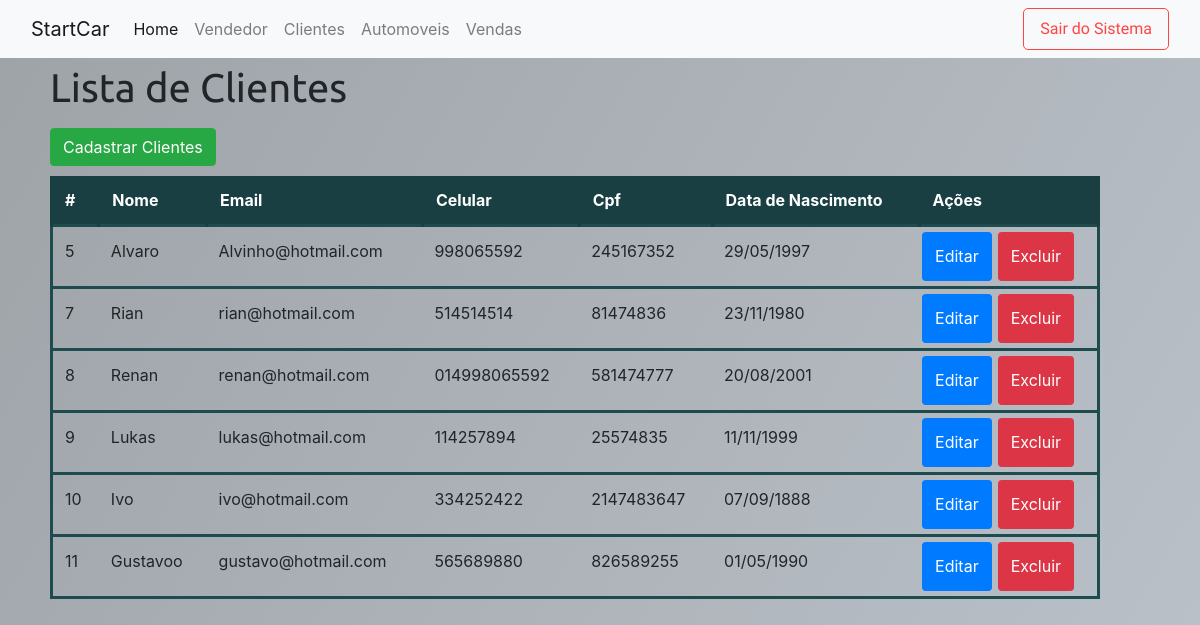
The page /clientela.php on the database its author committed.
### tables this page shows
CREATE TABLE `clientela` (
  `id` int(11) NOT NULL,
  `nome` varchar(50) NOT NULL,
  `email` varchar(50) NOT NULL,
  `celular` varchar(15) NOT NULL,
  `data_nascimento` date NOT NULL,
  `Cpf` int(12) NOT NULL
);

### clientela.php (the view, shortened to what this page needs)
<?php
include 'conexao.php';
$result = mysqli_query($connection, "SELECT * FROM clientela");
$clientelas = $result->fetch_all(MYSQLI_ASSOC);
?>
<!DOCTYPE html>
<html lang="ptBR">
    <head>
        <link rel="stylesheet" href="https://stackpath.bootstrapcdn.com/bootstrap/4.4.1/css/bootstrap.min.css">
    </head>
    <body>
        <nav id="" class="navbar navbar-expand-lg navbar-light bg-light">
            <div class="container-fluid">
                    <a class="navbar-brand"> StartCar </a>
                <div class="collapse navbar-collapse" id="navbarText">
                    <ul class="navbar-nav me-auto mb-2 mb-lg-0">
                        <li class="nav-item">
                            <a class="nav-link active" aria-current="page" href="start.php">Home</a>
                        </li>
                        <li class="nav-item">
                            <a class="nav-link" href="vendedor.php">Vendedor</a>
                        </li>
                        <li class="nav-item">
                            <a class="nav-link" href="clientela.php">Clientes</a>
                        </li>
                        <li class="nav-item">
                            <a class="nav-link" href="automoveis.php">Automoveis</a>
                        </li>
                        <li class="nav-item">
                        <a class="nav-link" href="vendas.php">Vendas</a>
                    </li>
                    </ul>
                </div>
                    <li method="POST" action="valida.php" name="logoutli" id="logout" class="d-flex justify-content-right nav-item">
                        <a name="logoutt" class="--logout nav-link" href="Index.php">Sair do Sistema</a>
                    </li>
            </div>
        </nav>
        <section class="--style-content">
            <div>
                <a class="--list d-flex justify-content-start">Lista de Clientes</a>
            </div>
           <a type="button" class=" --button-register btn btn-success" href="cadastro_clientela.php">Cadastrar Clientes</a>
            <table class="table ">
                <thead>
                    <tr>
                        <th class="--style-th" >#</th>
                        <th class="--style-th" >Nome</th>
                        <th class="--style-th" >Email</th>
                        <th class="--style-th" >Celular</th>
                        <th class="--style-th" >Cpf</th>
                        <th class="--style-th" >Data de Nascimento</th>
                        <th class="--style-th" >Ações</th>
                    </tr>
                </thead>
                <tbody>
                    <?php foreach ($clientelas as $clientela) { ?>
                        <tr class="--style-tr">
                            <td><?php echo $clientela["id"]; ?></td>
                            <td><?php echo $clientela["nome"]; ?></td>
                            <td><?php echo $clientela["email"]; ?></td>
                            <td><?php echo $clientela["celular"]; ?></td>
                            <td><?php echo $clientela["Cpf"]; ?></td>
                            <td><?php echo date("d/m/Y", strtotime($clientela["data_nascimento"])); ?></td>
                            <td class="--button-edit btn btn-primary">
                                <?php echo "<a href='edita_clientela.php?id={$clientela['id']}'>Editar</a>"; ?>
                            </td>
                            <td class="--button-delete btn btn-danger">
                                <?php echo "<a href='exclui_clientela.php?id={$clientela['id']}'>Excluir</a>"; ?>
                            </td>
                        </tr>
                    <?php } ?>
                </tbody>
            </table>
        </section>
    </body>
</html>

### clientela.php (style rules this page uses)
body { width: 100vw; height: 100vh; background: linear-gradient(-60deg, #9ea3a8, #c5ccd4, #c5ccd4, #9ea3a8); background-size: 400% 400%; position: relative; animation: change 6s ease-in-out infinite; }
.--logout { color:#f44; font-family: 'Dosis', sans-serif; border:thin solid black; border-color: #f44; border-radius: 5px; }
.table td, .table th { border-top: none; }
.table thead th { vertical-align: bottom; border-bottom: none; }
.--style-content { margin: 0px 100px 0px 50px; }
.--list { font-size:40px; font-family: 'Ubuntu', sans-serif; }
.--button-delete a { color:white; text-decoration: none; }
.--button-edit a { color: white; text-decoration: none; }
.--style-tr { border: solid #1e4b4e; }
.--button-edit { margin: 5px 3px 5px 3px; }
.--button-delete { margin: 5px 3px 5px 3px; }
.--style-th { background-color: #193f42; color:white; border: solid #193f42; }
.--button-register { margin: 10px 0px 10px 0px; }

### rows shown on the page
clientela: id "5", nome "Alvaro", email "Alvinho@hotmail.com", celular "998065592", Cpf "245167352", data_nascimento "29/05/1997"
clientela: id "7", nome "Rian", email "rian@hotmail.com", celular "514514514", Cpf "81474836", data_nascimento "23/11/1980"
clientela: id "8", nome "Renan", email "renan@hotmail.com", celular "014998065592", Cpf "581474777", data_nascimento "20/08/2001"
clientela: id "9", nome "Lukas", email "lukas@hotmail.com", celular "114257894", Cpf "25574835", data_nascimento "11/11/1999"
clientela: id "10", nome "Ivo", email "ivo@hotmail.com", celular "334252422", Cpf "2147483647", data_nascimento "07/09/1888"
clientela: id "11", nome "Gustavoo", email "gustavo@hotmail.com", celular "565689880", Cpf "826589255", data_nascimento "01/05/1990"
